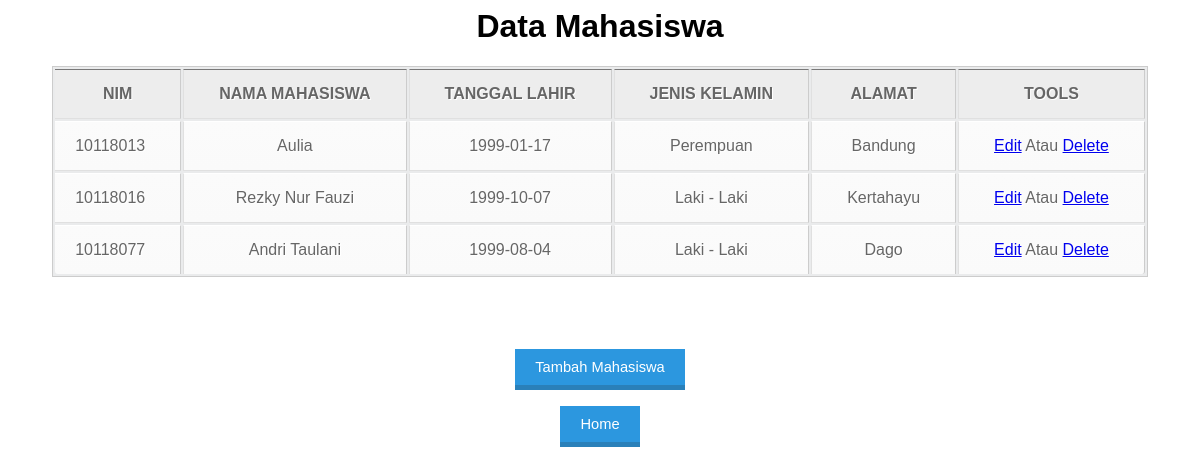
/data-mahasiswa.php, run on the app's committed database.
### tables this page shows
CREATE TABLE `tb_mahasiswa` (
  `nim` int(8) NOT NULL,
  `nama_mhs` varchar(50) NOT NULL,
  `tgl_lahir` date NOT NULL,
  `jk` enum('Laki - Laki','Perempuan') DEFAULT NULL,
  `alamat` varchar(45) NOT NULL,
  PRIMARY KEY (`nim`)
);

### data-mahasiswa.php (the view, shortened to what this page needs)
<?php
include 'koneksi/koneksi.php';
?>
    <link rel="stylesheet" type="text/css" href="style2.css">
<center>
<table border=1>
	<h1>Data Mahasiswa</h1>
	<tr>
		<th>NIM</th>
		<th>NAMA MAHASISWA</th>
		<th>TANGGAL LAHIR</th>
		<th>JENIS KELAMIN</th>
		<th>ALAMAT</th>
        <th>TOOLS</th>
	</tr>
</center>
	<?php
	$read = "SELECT * FROM `tb_mahasiswa`";
	$query = mysqli_query($db, $read);
	while($row = mysqli_fetch_array($query)){
		$nim = $row['nim'];
		$nama = $row['nama_mhs'];
		$tgl = $row['tgl_lahir'];
		$jk = $row['jk'];
		$alamat = $row['alamat'];
    ?>
    <tr>
    	<td><?php print($nim);?></td>
    	<td><?php print($nama);?></td>
    	<td><?php print($tgl);?></td>
    	<td><?php print($jk);?></td>
    	<td><?php print($alamat);?></td>
    	<td><a href="edit-mhs.php?nim=<?php print($nim);?>">Edit</a> Atau <a href="hapus-mhs.php?nim=<?php print($nim);?>">Delete</a></td>
    </tr>
    <?php
    }
    ?>
    <form action="tambah-mahasiswa.php" method="POST">
        <button class="tombol">Tambah Mahasiswa</button>
    </form>
    <form action="index.php" method="POST">
        <button class="tombol">Home</button>
    </form>

### style2.css (style rules this page uses)
h1 { font-family: sans-serif; }
table { font-family: Arial, Helvetica, sans-serif; color: #666; text-shadow: 1px 1px 0px #fff; background: #eaebec; border: #ccc 1px solid; }
table th { padding: 15px 35px; border-left:1px solid #e0e0e0; border-bottom: 1px solid #e0e0e0; background: #ededed; }
table th:first-child { border-left:none; }
table tr { text-align: center; padding-left: 20px; }
table td:first-child { text-align: left; padding-left: 20px; border-left: 0; }
table td { padding: 15px 35px; border-top: 1px solid #ffffff; border-bottom: 1px solid #e0e0e0; border-left: 1px solid #e0e0e0; background: #fafafa; background: -webkit-gradient(linear, left top, left bottom, from(#fbfbfb), to(#fafafa)); background: -moz-linear-gradient(top, #fbfbfb, #fafafa); }
table tr:last-child td { border-bottom: 0; }
table tr:last-child td:first-child { -moz-border-radius-bottomleft: 3px; -webkit-border-bottom-left-radius: 3px; border-bottom-left-radius: 3px; }
table tr:last-child td:last-child { -moz-border-radius-bottomright: 3px; -webkit-border-bottom-right-radius: 3px; border-bottom-right-radius: 3px; }
.tombol { background:#2C97DF; color:white; border-top:0; border-left:0; border-right:0; border-bottom:5px solid #2A80B9; padding:10px 20px; text-decoration:none; font-family:sans-serif; font-size:11pt; }

### data on the page
tb_mahasiswa: nim "10118013", nama_mhs "Aulia", tgl_lahir "1999-01-17", jk "Perempuan", alamat "Bandung"
tb_mahasiswa: nim "10118016", nama_mhs "Rezky Nur Fauzi", tgl_lahir "1999-10-07", jk "Laki - Laki", alamat "Kertahayu"
tb_mahasiswa: nim "10118077", nama_mhs "Andri Taulani", tgl_lahir "1999-08-04", jk "Laki - Laki", alamat "Dago"
